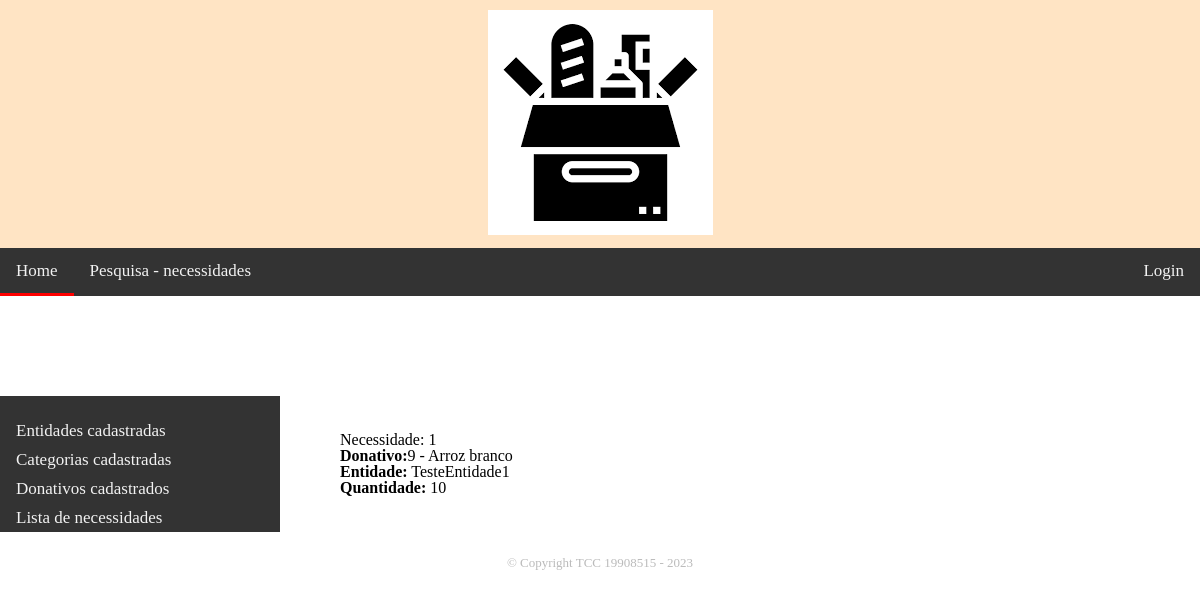
/appdoacoes/necessidades/1/, run on the app's committed database.
### appdoacoes/models.py (models this page shows, shortened)
class InstanciaDonativo(models.Model):
    id = models.AutoField(primary_key=True)
    donativo = models.ForeignKey('Donativo', null=True, on_delete=models.CASCADE)
    entidade = models.ForeignKey('EmpresaEntidade', null=True, on_delete=models.CASCADE)
    quantidade = models.IntegerField()
    class Meta:
        permissions = [('pode_criar_atualizar_necessidade','Cria/Atualiza necessidade'),('pode_deletar_necessidade','Deleta necessidade')]

class Donativo(models.Model):
    id = models.AutoField(primary_key=True)
    descricao = models.CharField(max_length=200, unique=True)
    categoria = models.ForeignKey('Categoria', on_delete=models.CASCADE)
    UNIDADES_MEDIDA = (
        ('un', 'Unidade'),
        ('p','Par'),
        ('kg', 'Quilo'),
        ('l', 'Litro'),
        ('m', 'Metro'),
        ('m2','Metro quadrado'),
        ('s','Serviço'),
    )
    unidade = models.CharField(max_length=3, choices=UNIDADES_MEDIDA, blank=True, null=True)
    class Meta:
        permissions = [('pode_criar_atualizar_donativo','Cria/Atualiza Donativo'),('pode_deletar_donativo','Deleta Donativo')]
    def __str__(self):
        return '{0} - {1}'.format(self.id, self.descricao)

class EmpresaEntidade(models.Model):
    cnpj = models.CharField(primary_key=True, max_length=14, validators=[RegexValidator(r'^\d{14}$', 'CNPJ deve conter 14 digitos')])
    nome_fantasia = models.CharField(max_length=100)
    email = models.EmailField(null=True)
    usuario_responsavel = models.OneToOneField(User, on_delete=models.SET_NULL, null=True,blank=True)
    logradouro = models.CharField(max_length=100, null=True,blank=True)
    numero = models.IntegerField(null=True,blank=True)
    bairro = models.CharField(max_length=50, null=True,blank=True)
    cidade = models.CharField(max_length=50, null=True,blank=True)
    ESTADOS = [
        ('AC', 'Acre'),
        ('AL', 'Alagoas'),
        ('AP', 'Amapá'),
        ('AM', 'Amazonas'),
        ('BA', 'Bahia'),
        ('CE', 'Ceará'),
        ('DF', 'Distrito Federal'),
        ('ES', 'Espírito Santo'),
        ('GO', 'Goiás'),
        ('MA', 'Maranhão'),
        ('MT', 'Mato Grosso'),
        ('MS', 'Mato Grosso do Sul'),
        ('MG', 'Minas Gerais'),
        ('PA', 'Pará'),
        ('PB', 'Paraíba'),
        ('PR', 'Paraná'),
        ('PE', 'Pernambuco'),
        ('PI', 'Piauí'),
        ('RJ', 'Rio de Janeiro'),
        ('RN', 'Rio Grande do Norte'),
        ('RS', 'Rio Grande do Sul'),
        ('RO', 'Rondônia'),
        ('RR', 'Roraima'),
        ('SC', 'Santa Catarina'),
        ('SP', 'São Paulo'),
        ('SE', 'Sergipe'),
        ('TO', 'Tocantins')
    ]
    estado = models.CharField(max_length=2, choices=ESTADOS, null=True,blank=True)
    class Meta:
        permissions = [('pode_criar_atualizar_entidade','Cria/Atualiza Entidade'),('pode_deletar_entidade','Deleta Entidade')]
    def __str__(self):
        return self.nome_fantasia

### appdoacoes/views.py (the view)
# urls.py: path('necessidades/<int:pk>/', views.RegistroNecessidadeDetailView.as_view(),name='necessidade-detail'),
class RegistroNecessidadeDetailView(generic.DetailView):
    model=InstanciaDonativo

### appdoacoes/templates/appdoacoes/instanciadonativo_detail.html (shortened to what this page needs)
{% extends "base_generica.html" %}
{% block content %}
    <h1>Necessidade: {{ instanciadonativo.pk }}</h1>
    <p><strong>Donativo:</strong>{{ instanciadonativo.donativo }}</p>
    <p><strong>Entidade:</strong> {{ instanciadonativo.entidade }}</p>
    <p><strong>Quantidade:</strong> {{ instanciadonativo.quantidade }}</p>
{% endblock %}

### data on the page
InstanciaDonativo: pk "1", donativo "9 - Arroz branco", entidade "TesteEntidade1", quantidade "10"
